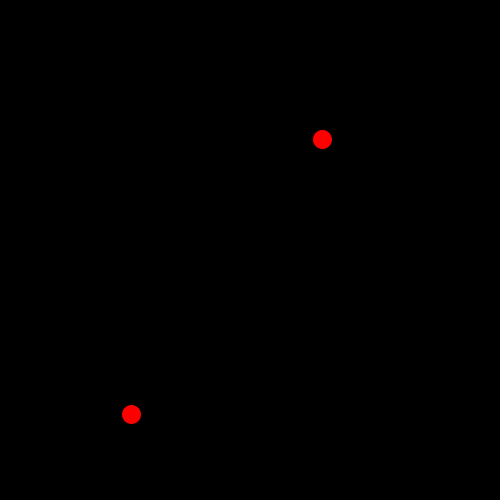
Frame 1 (no input)
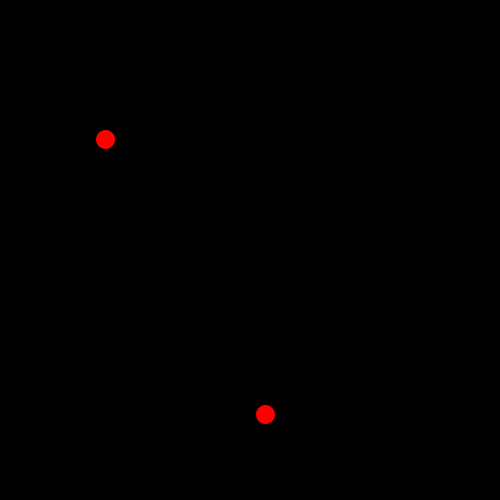
Frame 60 (the mouse pressed at the canvas centre just before this capture)
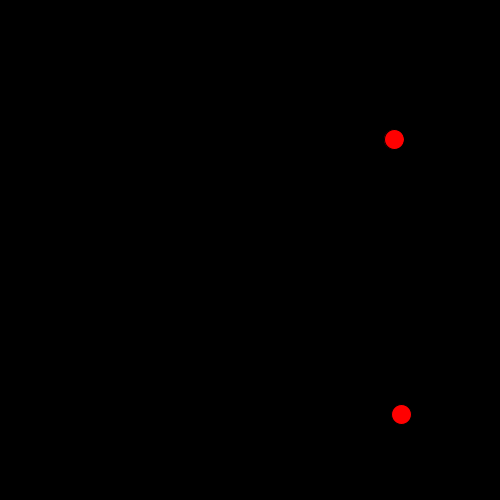
Frame 120 (the mouse held since frame 60 and released just before this capture)

The Processing sketch that drew these frames (run headless with seeded random() and noise(); from frame 60 on, the mouse is pressed at the canvas centre):

// Processing sketch: processing_26579
// ── processing_26579.pde

BlackDot dot1;
BlackDot dot2;

void setup() {
size(500,500);
smooth();
dot1 = new BlackDot();
dot2 = new BlackDot();
}
void draw() {
background(0);
if (keyPressed == true) {
    background(255);
  }

dot1.move();
dot1.display();
dot2.move();
dot2.display();
}

class BlackDot {
float xpos;
float ypos;
float xspeed;
BlackDot() {

   xpos = random(20,width-20); 
   ypos = random(20, height-20);
   xspeed = random(1,5);
}
void display() {
fill(255,0,0);
ellipse(xpos,ypos,20,20);
}
void move() {
xpos += xspeed;
if (xpos > width) {
xpos = 0;
}
}
}

 
